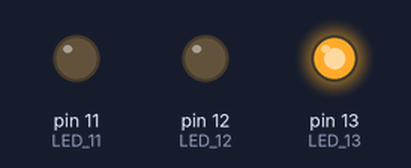
A sketch run on a simulated Arduino Uno, built with avr-gcc and run on an emulated ATmega328P. Parts: output pins drawn as LEDs (lit = HIGH).

Above: at 0.12 s.
At 2.7 s:
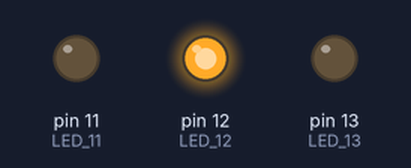
At 18.8 s:
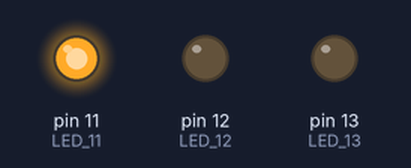
At 34.6 s:
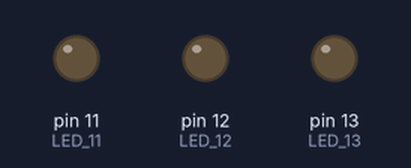
Timing chart, 0 to 45.5 s (numbered marks = the images above):
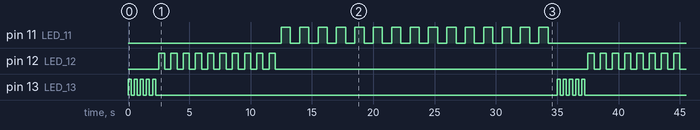

The sketch:

assignment_4.ino
```cpp
/* Learned about uint8_t, uint16_t, uint32_t */

const uint8_t LED_13 = 13;
const uint8_t LED_12 = 12;
const uint8_t LED_11 = 11;
const uint32_t DEFAULT_DELAY = 500;

void blink(uint8_t led, uint32_t delay_ = DEFAULT_DELAY, uint16_t repeat_times = 1) {
    for (uint16_t i = 0; i < repeat_times; i++) {
        digitalWrite(led, HIGH);
        delay(delay_);
        digitalWrite(led, LOW);
        delay(delay_);
    }
}

void setup() {
    pinMode(LED_13, OUTPUT);
    pinMode(LED_12, OUTPUT);
    pinMode(LED_11, OUTPUT);
}

void loop() {
    blink(LED_13, DEFAULT_DELAY*.5, 5);
    blink(LED_12, DEFAULT_DELAY, 10);
    blink(LED_11, DEFAULT_DELAY*1.5, 15);
}
```

Measured:
- by itself, pin 11 (LED_11): repeats every 35.0 s: HIGH 0.75 s, LOW 13.3 s, 14 × (HIGH 0.75 s, LOW 0.75 s)
- by itself, pin 12 (LED_12): repeats every 35.0 s: 9 × (LOW 0.50 s, HIGH 0.50 s), LOW 25.5 s, HIGH 0.50 s
- by itself, pin 13 (LED_13): repeats every 35.0 s: 4 × (LOW 0.25 s, HIGH 0.25 s), LOW 32.8 s, HIGH 0.25 s
